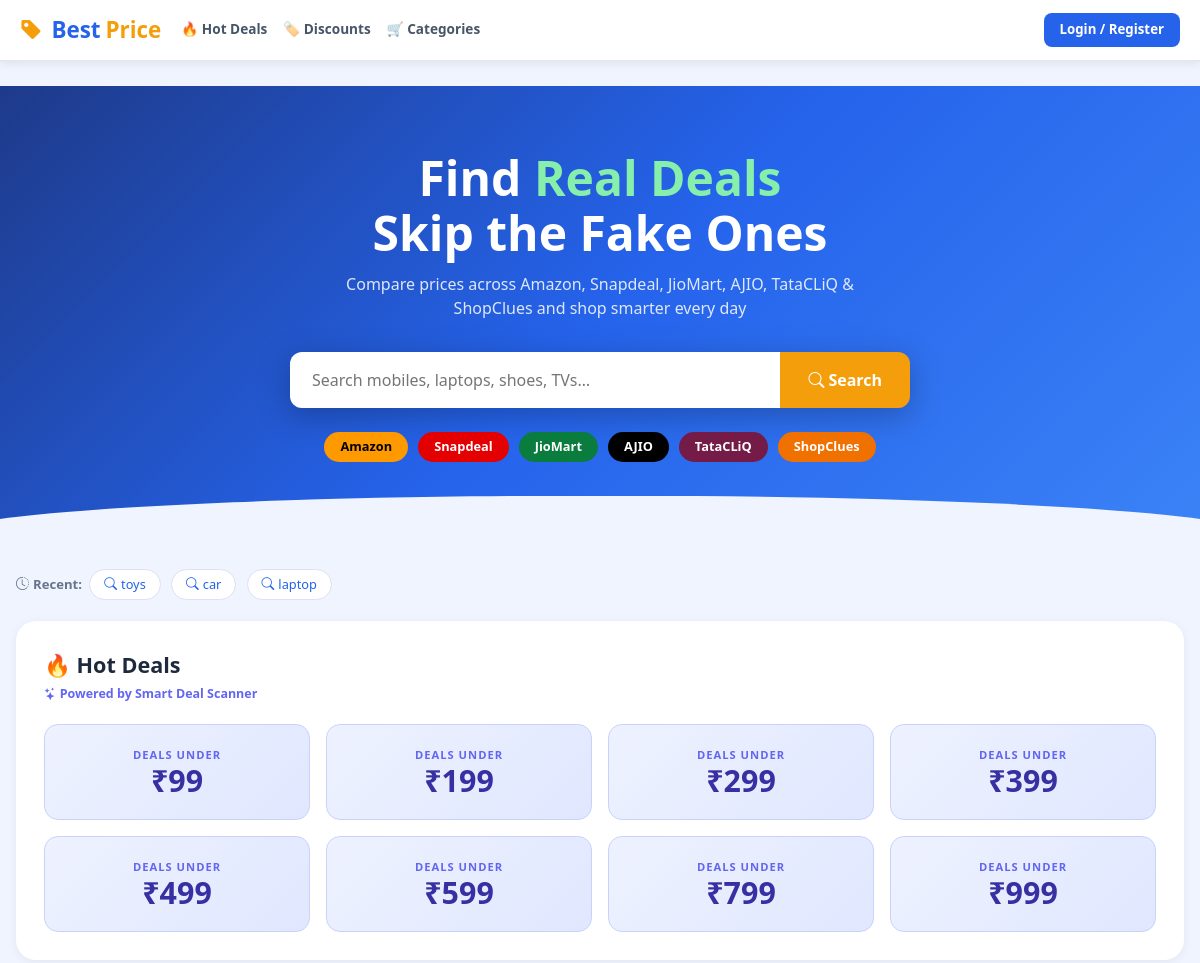
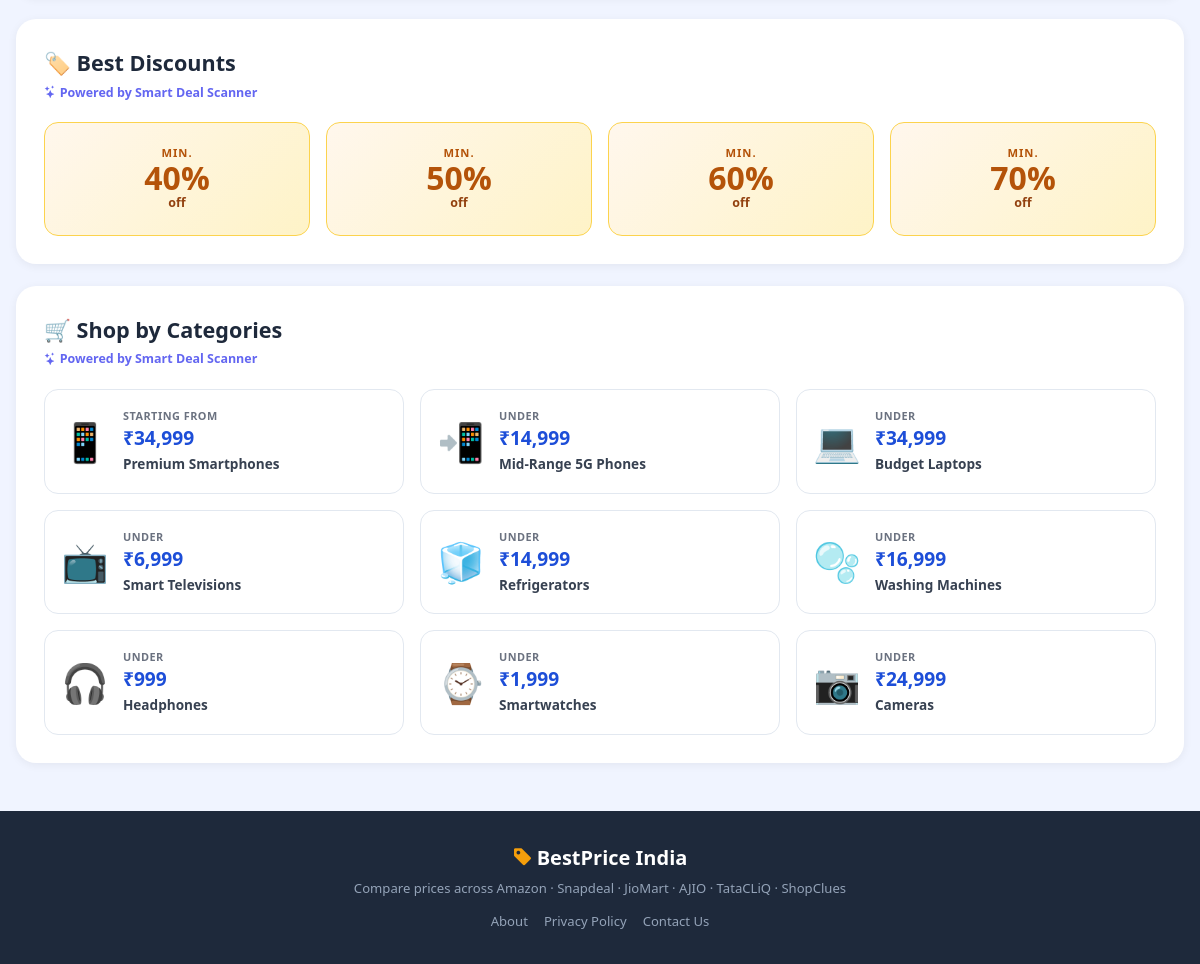
The page / on the database its author committed (2 pictures, top to bottom).
### store/models.py (models this page shows, shortened)
class SearchHistory(models.Model):
    query = models.CharField(max_length=200)
    searched_at = models.DateTimeField(auto_now_add=True)
    class Meta:
        ordering = ['-searched_at']

### store/views.py (the view)
# urls.py: path('', views.home, name='home'),
def home(request):
    return render(request, "store/home.html", {
        "site": SITE_NAME,
        "recent": _safe_recent(),
        "categories": CATEGORIES,
        "hot_deals": HOT_DEALS,
        "discounts": DISCOUNTS,
    })

### store/views.py (called while the page is built)
def _safe_recent():
    try:
        return list(SearchHistory.objects.values_list('query', flat=True)[:8])
    except Exception:
        return []

### store/templates/store/home.html (shortened to what this page needs)
{% extends "store/base.html" %}
{% block content %}
<br>
<section class="hero">
  <h1>Find <span>Real Deals</span><br>Skip the Fake Ones</h1>
  <p>Compare prices across Amazon, Snapdeal, JioMart, AJIO, TataCLiQ &amp; ShopClues and shop smarter every day</p>
  <form class="hero-search-box" action="/search/" method="get">
    <input type="text" name="q" placeholder="Search mobiles, laptops, shoes, TVs…" required
           autocomplete="off"/>
    <button type="submit"><i class="bi bi-search me-1"></i>Search</button>
  </form>
  <div class="store-row">
    <span class="store-badge b-amazon">Amazon</span>
    <span class="store-badge b-snapdeal">Snapdeal</span>
    <span class="store-badge b-jiomart">JioMart</span>
    <span class="store-badge b-ajio">AJIO</span>
    <span class="store-badge b-tatacliq">TataCLiQ</span>
    <span class="store-badge b-shopclues">ShopClues</span>
  </div>
</section>
<div class="page-wrap">
  {% if recent %}
  <div style="margin-bottom:18px;">
    <span style="font-size:.82rem;color:#64748b;font-weight:600;"><i class="bi bi-clock-history me-1"></i>Recent:</span>
    {% for q in recent %}
    <a href="/search/?q={{ q|urlencode }}" class="chip"><i class="bi bi-search me-1"></i>{{ q }}</a>
    {% endfor %}
  </div>
  {% endif %}
  <div class="section-box" id="deals">
    <div class="sec-title">🔥 Hot Deals</div>
    <div class="sec-sub"><i class="bi bi-stars"></i> Powered by Smart Deal Scanner</div>
    <div class="row g-3">
      {% for price in hot_deals %}
      <div class="col-6 col-sm-4 col-md-3">
        <a href="/search/?q=best+deal&max_price={{ price }}&sort=price_asc" class="deal-card">
          <div class="deal-label">Deals Under</div>
          <div class="deal-price">₹{{ price }}</div>
        </a>
      </div>
      {% endfor %}
    </div>
  </div>
  <div class="section-box" id="discount">
    <div class="sec-title">🏷️ Best Discounts</div>
    <div class="sec-sub"><i class="bi bi-stars"></i> Powered by Smart Deal Scanner</div>
    <div class="row g-3">
      {% for pct in discounts %}
      <div class="col-6 col-md-3">
        <a href="/search/?q=sale+discount&sort=price_asc" class="disc-card">
          <div class="disc-min">Min.</div>
          <div class="disc-pct">{{ pct }}%</div>
          <div class="disc-off">off</div>
        </a>
      </div>
      {% endfor %}
    </div>
  </div>
  <div class="section-box" id="categories">
    <div class="sec-title">🛒 Shop by Categories</div>
    <div class="sec-sub"><i class="bi bi-stars"></i> Powered by Smart Deal Scanner</div>
    <div class="row g-3">
      {% for cat in categories %}
      <div class="col-12 col-sm-6 col-lg-4">
        <a href="/search/?q={{ cat.query|urlencode }}&sort=price_asc" class="cat-card">
          <div class="cat-emoji">{{ cat.emoji }}</div>
          <div>
            <div class="cat-lbl">{{ cat.label }}</div>
            <div class="cat-price">{{ cat.price }}</div>
            <div class="cat-name">{{ cat.name }}</div>
          </div>
        </a>
      </div>
      {% endfor %}
    </div>
  </div>
</div>
{% endblock %}

### store/templates/store/base.html (shortened to what this page needs)
<!DOCTYPE html>
<html lang="en">
<head>
  <link href="https://cdn.jsdelivr.net/npm/bootstrap@5.3.3/dist/css/bootstrap.min.css" rel="stylesheet"/>
  <link href="https://cdn.jsdelivr.net/npm/bootstrap-icons@1.11.3/font/bootstrap-icons.css" rel="stylesheet"/>
</head>
<body>
<nav class="topnav">
  <a class="brand" href="/"><i class="bi bi-tag-fill me-1" style="color:#f59e0b"></i>Best<em>Price</em></a>
  <div class="nav-links d-none d-lg-flex">
    <a href="/#deals">🔥 Hot Deals</a>
    <a href="/#discount">🏷️ Discounts</a>
    <a href="/#categories">🛒 Categories</a>
  </div>
  <div class="ms-auto d-flex align-items-center gap-2">
    {% if request.user.is_authenticated %}
      <span class="d-none d-md-inline" style="font-size:.83rem;color:#475569;">Hi, <b>{{ request.user.username }}</b></span>
      <a href="/logout/" class="btn-nav">Logout</a>
    {% else %}
      <a href="/login/" class="btn-nav">Login / Register</a>
    {% endif %}
  </div>
</nav>
{% block content %}{% endblock %}
<footer>
  <div class="fbrand"><i class="bi bi-tag-fill me-1" style="color:#f59e0b"></i>BestPrice India</div>
  <p style="font-size:.82rem;margin-bottom:10px;">Compare prices across Amazon · Snapdeal · JioMart · AJIO · TataCLiQ · ShopClues</p>
  <div><a href="#">About</a><a href="#">Privacy Policy</a><a href="#">Contact Us</a></div>
</footer>
</body>
</html>

### store/templates/store/base.html (style rules this page uses)
:root { --bp:#2563eb;--bp2:#1d4ed8;--amazon:#FF9900;--snapdeal:#e40000;--jiomart:#0a7c3e;--ajio:#000000;--tatacliq:#741b47;--shopclues:#f07000; }
body { background:#f0f4ff;font-family:'Segoe UI',sans-serif;margin:0; }
a { text-decoration:none; }
.topnav { background:#fff;border-bottom:2px solid #e2e8f0;padding:0 20px;display:flex;align-items:center; gap:12px;position:sticky;top:0;z-index:999;height:62px;box-shadow:0 2px 10px rgba(0,0,0,.07); }
.brand { font-size:1.4rem;font-weight:900;color:var(--bp);display:flex;align-items:center;gap:5px;white-space:nowrap; }
.brand em { color:#f59e0b;font-style:normal; }
.nav-links { display:flex;gap:16px;margin-left:8px; }
.nav-links a { color:#475569;font-size:.85rem;font-weight:600;padding:4px 0;border-bottom:2px solid transparent; }
.btn-nav { background:var(--bp);color:#fff!important;border-radius:8px;padding:7px 16px; font-weight:700;font-size:.83rem;white-space:nowrap;display:inline-block; }
.b-amazon { background:var(--amazon);color:#000; }
.b-snapdeal { background:var(--snapdeal);color:#fff; }
.b-jiomart { background:var(--jiomart);color:#fff; }
.b-ajio { background:var(--ajio);color:#fff; }
.b-tatacliq { background:var(--tatacliq);color:#fff; }
.b-shopclues { background:var(--shopclues);color:#fff; }
footer { background:#1e293b;color:#94a3b8;padding:32px 24px;margin-top:48px;text-align:center; }
footer .fbrand { font-size:1.25rem;font-weight:800;color:#fff;margin-bottom:6px; }
footer a { color:#94a3b8;margin:0 8px;font-size:.82rem; }

### rows shown on the page
SearchHistory: query "toys"
SearchHistory: query "car"
SearchHistory: query "laptop"

### other values the page prints
{{ price }} "99" "199" "299" "399" "499" "599" "799" "999"
{{ pct }} "40" "50" "60" "70"
{{ cat.emoji }} "📱" "📲" "💻" "📺" "🧊" "🫧" "🎧" "⌚" "📷"
{{ cat.label }} "STARTING FROM" "UNDER" "UNDER" "UNDER" "UNDER" "UNDER" "UNDER" "UNDER" "UNDER"
{{ cat.price }} "₹34,999" "₹14,999" "₹34,999" "₹6,999" "₹14,999" "₹16,999" "₹999" "₹1,999" "₹24,999"
{{ cat.name }} "Premium Smartphones" "Mid-Range 5G Phones" "Budget Laptops" "Smart Televisions" "Refrigerators" "Washing Machines" "Headphones" "Smartwatches" "Cameras"
